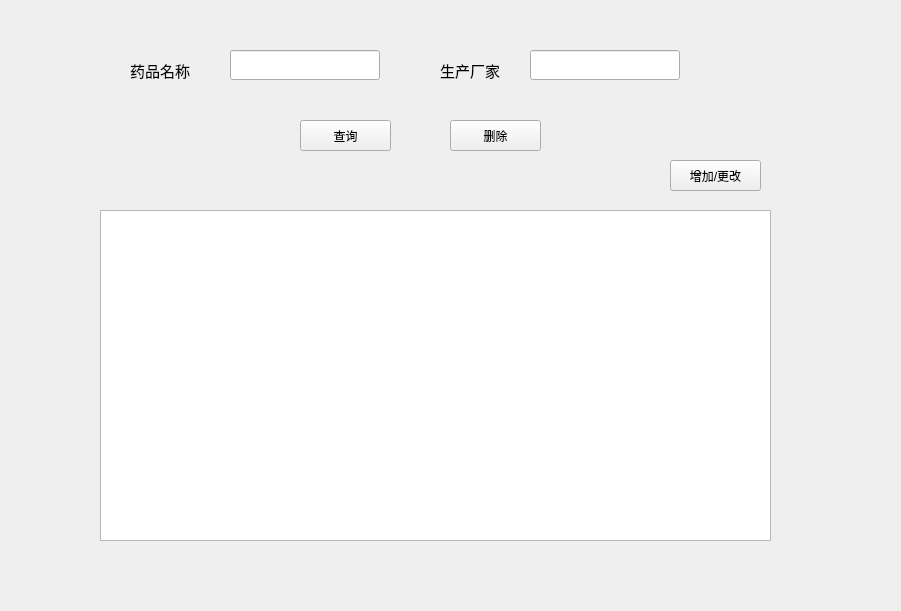
<?xml version="1.0" encoding="UTF-8"?>
<ui version="4.0">
 <class>medicine</class>
 <widget class="QWidget" name="medicine">
  <property name="geometry">
   <rect>
    <x>0</x>
    <y>0</y>
    <width>901</width>
    <height>611</height>
   </rect>
  </property>
  <property name="windowTitle">
   <string>Form</string>
  </property>
  <widget class="QPushButton" name="modify">
   <property name="geometry">
    <rect>
     <x>670</x>
     <y>160</y>
     <width>91</width>
     <height>31</height>
    </rect>
   </property>
   <property name="text">
    <string>增加/更改</string>
   </property>
  </widget>
  <widget class="QTableWidget" name="tableWidget">
   <property name="geometry">
    <rect>
     <x>100</x>
     <y>210</y>
     <width>671</width>
     <height>331</height>
    </rect>
   </property>
   <property name="sizePolicy">
    <sizepolicy hsizetype="Expanding" vsizetype="Expanding">
     <horstretch>0</horstretch>
     <verstretch>0</verstretch>
    </sizepolicy>
   </property>
   <property name="autoFillBackground">
    <bool>true</bool>
   </property>
   <property name="editTriggers">
    <set>QAbstractItemView::NoEditTriggers</set>
   </property>
   <property name="dragEnabled">
    <bool>false</bool>
   </property>
   <property name="sortingEnabled">
    <bool>false</bool>
   </property>
  </widget>
  <widget class="QLineEdit" name="lineEdit">
   <property name="geometry">
    <rect>
     <x>230</x>
     <y>50</y>
     <width>150</width>
     <height>30</height>
    </rect>
   </property>
  </widget>
  <widget class="QPushButton" name="delete_2">
   <property name="geometry">
    <rect>
     <x>450</x>
     <y>120</y>
     <width>91</width>
     <height>31</height>
    </rect>
   </property>
   <property name="text">
    <string>删除</string>
   </property>
  </widget>
  <widget class="QLabel" name="label">
   <property name="geometry">
    <rect>
     <x>130</x>
     <y>50</y>
     <width>101</width>
     <height>41</height>
    </rect>
   </property>
   <property name="font">
    <font>
     <pointsize>11</pointsize>
    </font>
   </property>
   <property name="text">
    <string>药品名称</string>
   </property>
  </widget>
  <widget class="QPushButton" name="search">
   <property name="geometry">
    <rect>
     <x>300</x>
     <y>120</y>
     <width>91</width>
     <height>31</height>
    </rect>
   </property>
   <property name="text">
    <string>查询</string>
   </property>
  </widget>
  <widget class="QLabel" name="label_2">
   <property name="geometry">
    <rect>
     <x>440</x>
     <y>50</y>
     <width>111</width>
     <height>41</height>
    </rect>
   </property>
   <property name="font">
    <font>
     <pointsize>11</pointsize>
    </font>
   </property>
   <property name="text">
    <string>生产厂家</string>
   </property>
  </widget>
  <widget class="QLineEdit" name="lineEdit_2">
   <property name="geometry">
    <rect>
     <x>530</x>
     <y>50</y>
     <width>150</width>
     <height>30</height>
    </rect>
   </property>
  </widget>
 </widget>
 <resources/>
 <connections/>
</ui>
